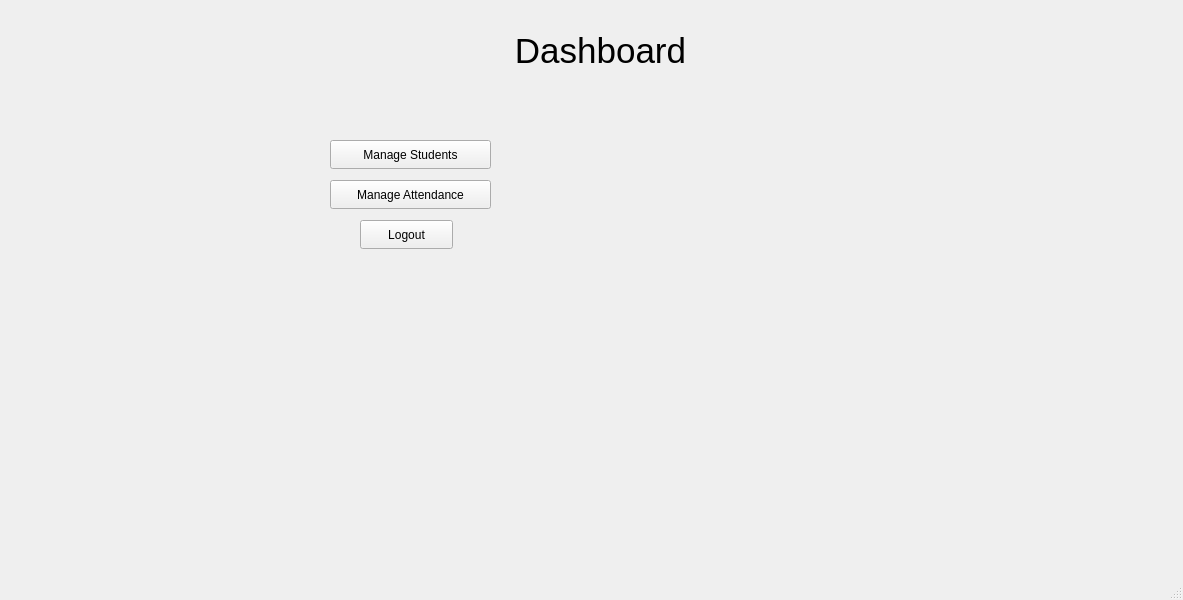
<?xml version="1.0" encoding="UTF-8"?>
<ui version="4.0">
 <class>DashboardWindow</class>
 <widget class="QMainWindow" name="DashboardWindow">
  <property name="geometry">
   <rect>
    <x>0</x>
    <y>0</y>
    <width>1183</width>
    <height>600</height>
   </rect>
  </property>
  <property name="windowTitle">
   <string>MainWindow</string>
  </property>
  <widget class="QWidget" name="centralwidget">
   <widget class="QLabel" name="label">
    <property name="geometry">
     <rect>
      <x>490</x>
      <y>10</y>
      <width>221</width>
      <height>81</height>
     </rect>
    </property>
    <property name="font">
     <font>
      <pointsize>26</pointsize>
     </font>
    </property>
    <property name="text">
     <string>Dashboard</string>
    </property>
    <property name="alignment">
     <set>Qt::AlignmentFlag::AlignCenter</set>
    </property>
   </widget>
   <widget class="QPushButton" name="studentsButton">
    <property name="geometry">
     <rect>
      <x>330</x>
      <y>140</y>
      <width>161</width>
      <height>29</height>
     </rect>
    </property>
    <property name="text">
     <string>Manage Students</string>
    </property>
   </widget>
   <widget class="QPushButton" name="attendanceButton">
    <property name="geometry">
     <rect>
      <x>330</x>
      <y>180</y>
      <width>161</width>
      <height>29</height>
     </rect>
    </property>
    <property name="text">
     <string>Manage Attendance</string>
    </property>
   </widget>
   <widget class="QPushButton" name="logoutButton">
    <property name="geometry">
     <rect>
      <x>360</x>
      <y>220</y>
      <width>93</width>
      <height>29</height>
     </rect>
    </property>
    <property name="text">
     <string>Logout</string>
    </property>
   </widget>
  </widget>
  <widget class="QMenuBar" name="menubar">
   <property name="geometry">
    <rect>
     <x>0</x>
     <y>0</y>
     <width>1183</width>
     <height>26</height>
    </rect>
   </property>
  </widget>
  <widget class="QStatusBar" name="statusbar"/>
 </widget>
 <resources/>
 <connections/>
</ui>
